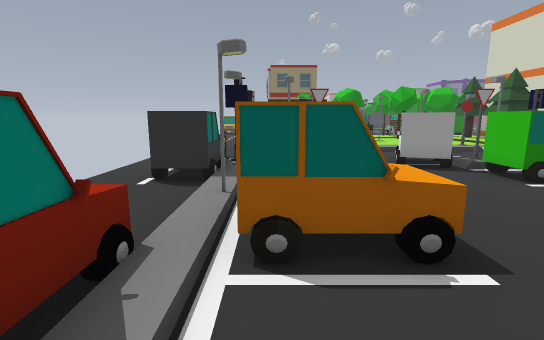
view 1 (above)

24 first-person views from a walk through a 3-D level made in the Godot game engine. The camera is 1.5 m above the floor, tilts 10° down and sees 85° across. The floor is counted in squares, 1.2 m on a side. Each view is taken from the middle of a square. On the plan, view 1 faces up. The plan holds only what a view shows up to about 13 squares ahead; the rest is blank. The place goes on beyond the plan.

view 2
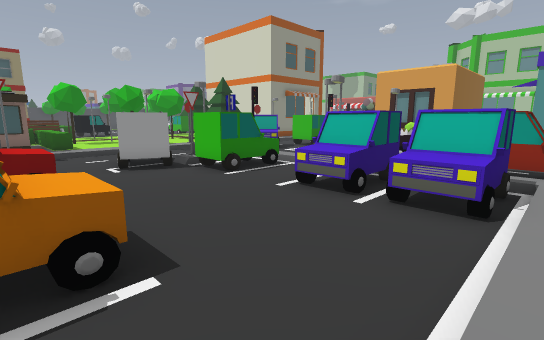

view 3
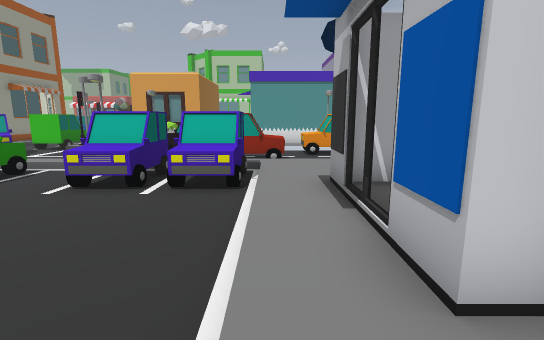

view 4
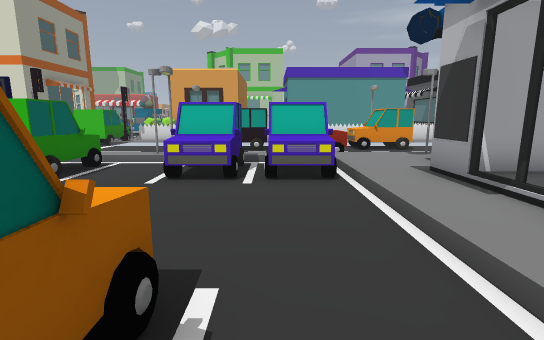

view 5
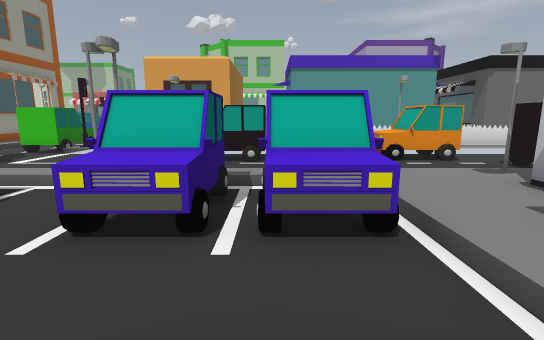

view 6
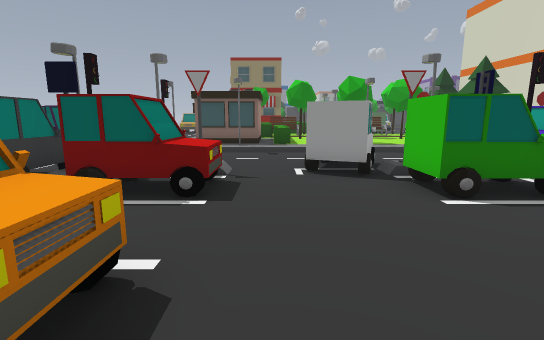

view 7
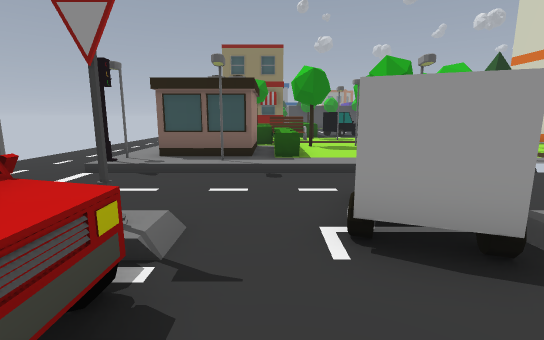

view 8
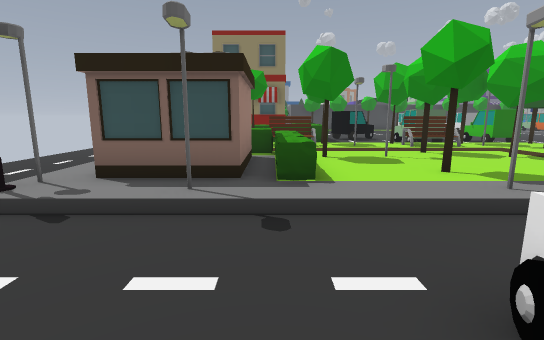

view 9
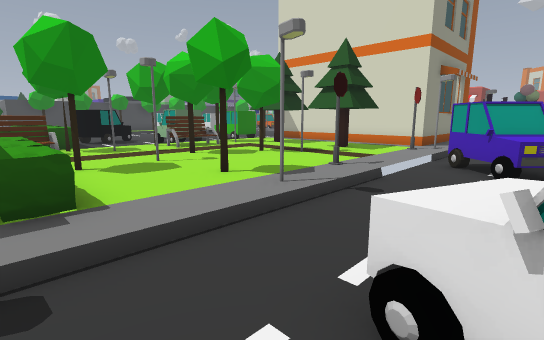

view 10
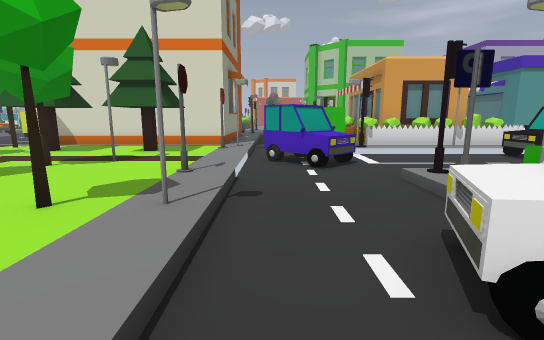

view 11
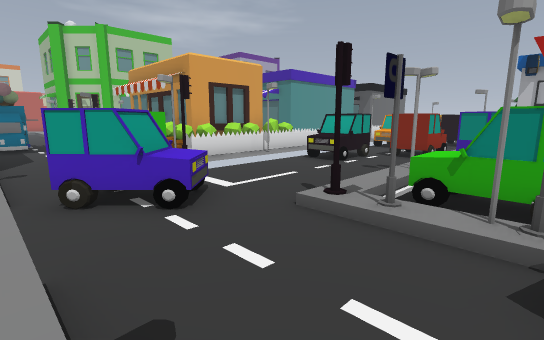

view 12
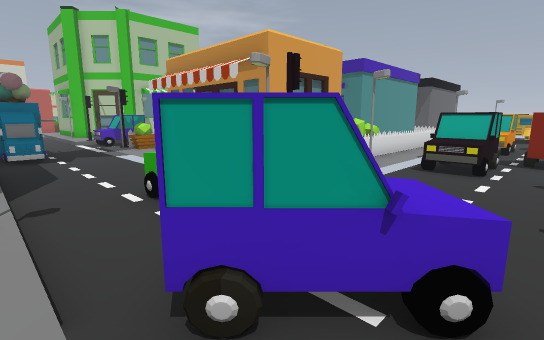

view 13
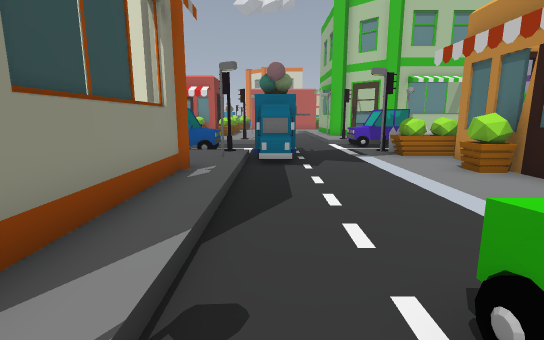

view 14
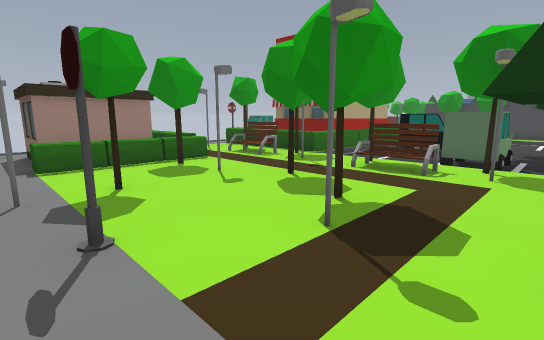

view 15
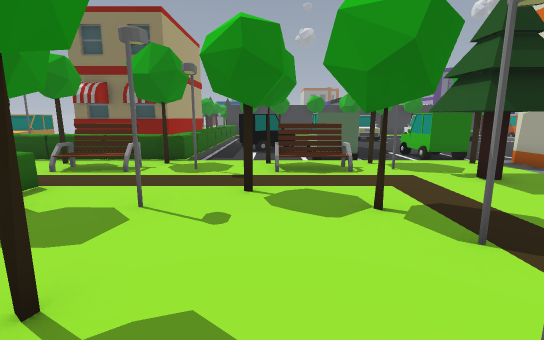

view 16
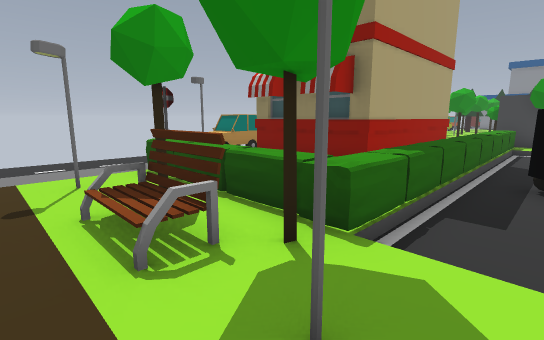

view 17
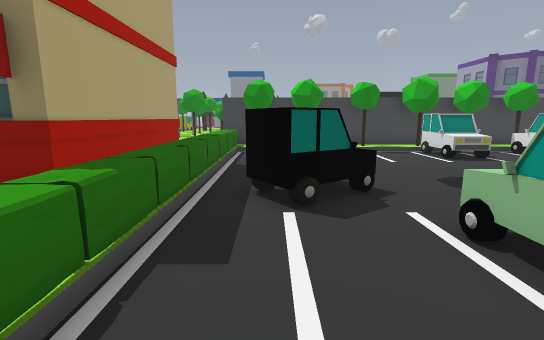

view 18
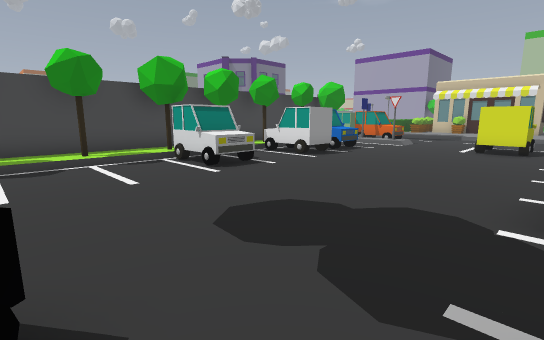

view 19
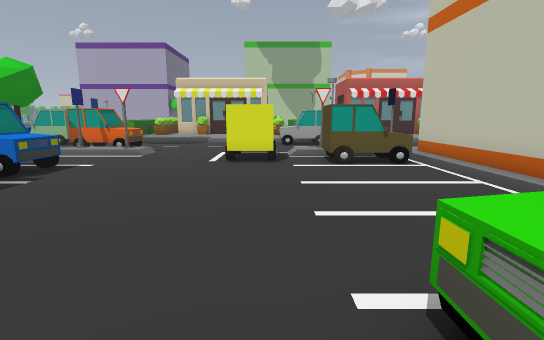

view 20
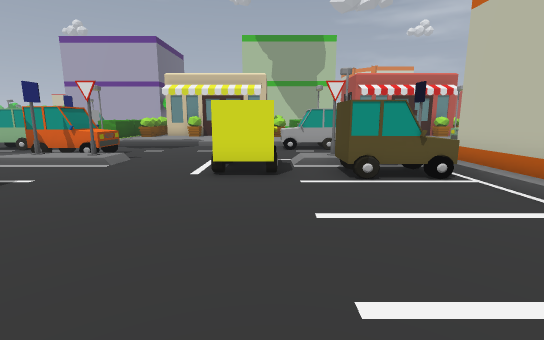

view 21
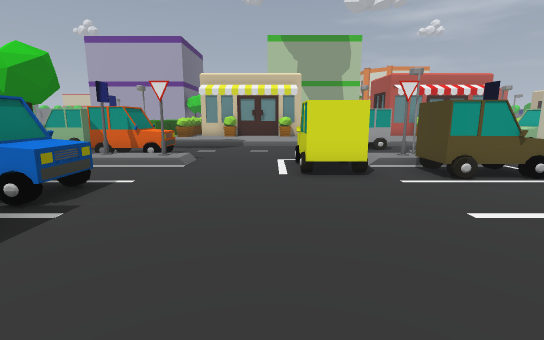

view 22
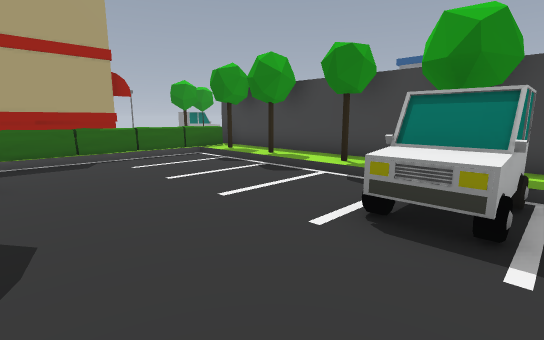

view 23
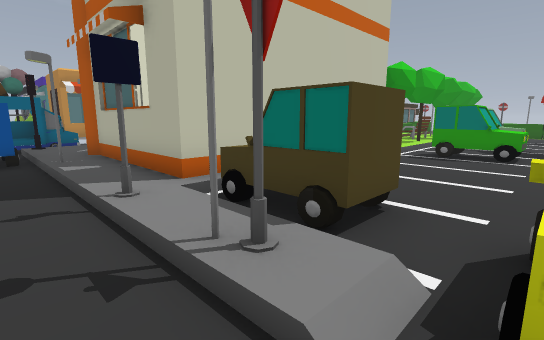

view 24
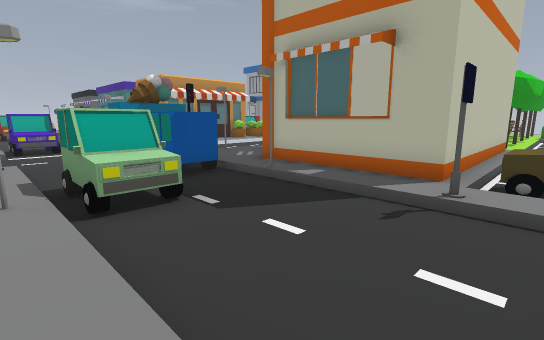

### Floor plan
Key: @ floor where view 1 was taken; # wall or solid block; x gap in a wall; . main floor; : floor 0.25 m higher than the main floor; / step, stairs or slope; = window, fence, low wall or low ledge; ^ raised ledge; T thing the floor can be seen under or through; H house.
Columns run from 4 left of view 1 to 29 right of it. Each row starts with its distance up from view 1.
 37                                =
 36          ##                   .#
 35          ^############        ..
 34          ^////////x///x    #/ .
 33          ^.......##..=   ../##..
 32          ^.......##..##^#../=#=..
 31        # ^...........##....#/....
 30        # ^................../....
 29        # ^.......................
 28  #     # ^.. ....................
 27 ##     # ^.##^............#=....
 26  =  #### ^.##.............#^...
 25          ^.......=^........//..==
 24          ^....##.##......##x/..#
 23 ..      :^....##.##......##//....:
 22 ..  ^^^^^^//////////  ///==/#....
 21 .. :::##=x::#=##::/########:/....:
 20 .. ::#:=:=::=:=TT :#      #:/....:
 19 .. :::::::::::::TT:#      #:/....:
 18 ...  ^^^^:::#:::TT:#      #:#..=#:
 17 ...   #^#:#::#::T :#      #:/..##:
 16 ...:  #^^:::::#:TT:#      #//#  .:
 15 ...:  #^^:#:::::##:#    # ::/#. .:
 14 ...####^:::::#:::/:######:::/=. .
 13  ..////////#//////#///////##/....
 12   ..............#.........=#=  ..
 11 ##= .....=.....##.#=.......## ...
 10 .    ...#T=....=..#=.............
  9 ..^# ##.#TTT/#....:  ::::::H/....
  8 . ####^..TTT//....:H #::H:H#  .=#
  7 .##:##^...T#=/....:HHHHHHHH#   ##
  6  ..: ......../....:HH    HH    ##
  5  ..# ........#....=HH
  4   .: #=...=## ..^^=H#
  3   ^:###...###/..##=H
  2   #:......^##//.##==
  1       ....^##/##. =#HH
  0     @::::::::/=#. = H
 -1       #x##:::/...==#H
 -2       # ::##:/..##=#H
 -3          :# :#..##=#H
 -4               /...  H
 -5               ##.. #H
 -6                  .==
 -7                   =
 -8                      H
 -9                      H

Where each view was taken, in squares from view 1:
view 1: 0 up, 0 right, facing up
view 2: 0 up, 1 right, facing up-right
view 3: 0 up, 0 right, facing right
view 4: 2 up, 0 right, facing right
view 5: 2 up, 3 right, facing right
view 6: 2 up, 3 right, facing up
view 7: 6 up, 3 right, facing up
view 8: 9 up, 3 right, facing up
view 9: 10 up, 3 right, facing up-right
view 10: 12 up, 3 right, facing right
view 11: 13 up, 6 right, facing down-right
view 12: 13 up, 10 right, facing down-right
view 13: 12 up, 14 right, facing right
view 14: 13 up, 12 right, facing up-left
view 15: 13 up, 8 right, facing up
view 16: 19 up, 7 right, facing up-left
view 17: 21 up, 7 right, facing up
view 18: 25 up, 9 right, facing up-right
view 19: 26 up, 13 right, facing right
view 20: 26 up, 15 right, facing right
view 21: 28 up, 15 right, facing right
view 22: 28 up, 15 right, facing up-left
view 23: 26 up, 25 right, facing down-left
view 24: 23 up, 29 right, facing down-left
